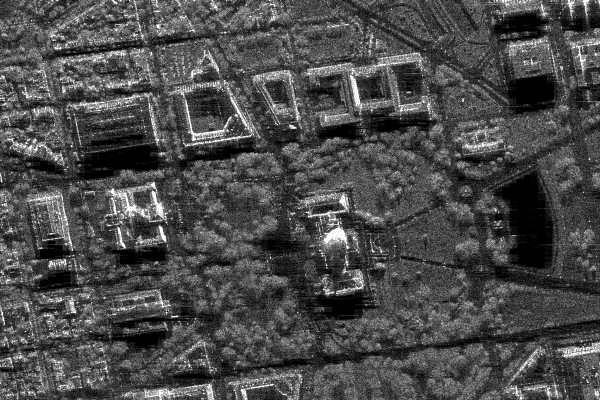
#> input picture Lab_1/sar_1_gray.jpg, 600 x 400 px
$ jupyter execute Lab_1.ipynb
#> lines starting #> are read from the running program, lines starting #| are printed output that depends on the picture; after the words box and inside, x2 and y2 are one past the last pixel; in counts of white or black regions, pixels touching at a corner belong together; long printed decimals are rounded
[cell 1]
# 1. Загрузите изображение в оттенках серого sar_1_gray.jpg.
# 2. постройте гистограмму
# 3. реализуйте алгоритм гамма коррекции с параметром гамма <1, >1.
# 4. Сравните исходное изображение, скорректированное при помощи гамма-фильтра. MSE, SSIM.
# 5. реализуйте алгоритм статистической цветокоррекции на основе статистики eq_gray.
# 6. Протестируйте работу алгоритмов пороговой фильтрации с различными параметрами.
# Для каждого решения - напечатайте результат

1. Загрузите изображение в оттенках серого sar_1_gray.jpg.

[cell 2]
import cv2 as cv
import matplotlib.pyplot as plt

image = cv.imread('sar_1_gray.jpg', cv.IMREAD_GRAYSCALE)
#> image is the input picture: shape (400, 600); min 0, max 255, mean 74.9
plt.imshow(image, cmap='gray')
plt.show()

2. постройте гистограмму

[cell 3]
hist = cv.calcHist([image], [0], None, [256], [0, 256])
#> hist = 256 values, max 3786 at index 1, min 40 at index 251, mean 937.5
hist = hist.flatten()
plt.plot(hist)
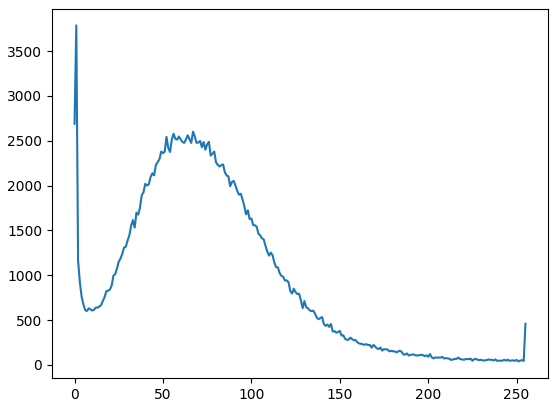
#> figure drawn by matplotlib, 1 panel; curve peaks at x = 1, y = 3786

3. реализуйте алгоритм гамма коррекции с параметром гамма <1, >1.

[cell 4]
import numpy as np
max_intensity = np.max(image)
#> max_intensity = 255
gamma = 1.1
image_gamma_corrected = np.array(max_intensity*(image / max_intensity) ** (1 / gamma), dtype = 'uint8')
plt.imshow(image_gamma_corrected, cmap='gray')
plt.show()

4. Сравните исходное изображение, скорректированное при помощи гамма-фильтра. MSE, SSIM.

[cell 5]
from skimage.metrics import structural_similarity, mean_squared_error

mse = mean_squared_error(image, image_gamma_corrected)
#> mse = 52.22
print("MSE: {}".format(mse))
#| MSE: 52.224

(ssim, diff) = structural_similarity(image, image_gamma_corrected, full=True)
#> ssim = 0.993
diff = (diff * 255).astype("uint8")
print("SSIM: {}".format(ssim))
#| SSIM: 0.9929
plt.imshow(diff, cmap='gray')
plt.show()

5. реализуйте алгоритм статистической цветокоррекции на основе статистики eq_gray.

[cell 6]
hist_norm = hist / image.size
#> hist_norm = 256 values, max 0.0158 at index 1, min 0.000167 at index 251, mean 0.00391
cdf = hist_norm.cumsum()
#> cdf = 256 values from 0.0112 to 1
cdf_scaled = np.uint8(255 * cdf)
#> cdf_scaled = 256 values from 2 to 255
image_eq = cdf_scaled[image]
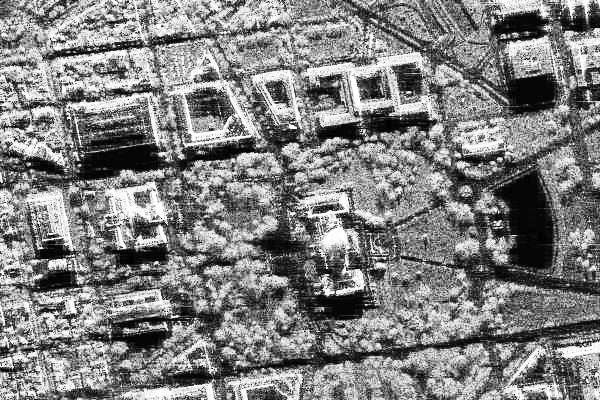
#> image_eq: shape (400, 600); min 2, max 255, mean 127.9
plt.imshow(image_eq, cmap='gray')
plt.show()
eq_hist = cv.calcHist([image_eq], [0], None, [256], [0, 256])
#> eq_hist = 256 values, max 3786 at index 6, min 0 at index 0, mean 937.5
plt.plot(eq_hist)
plt.show()
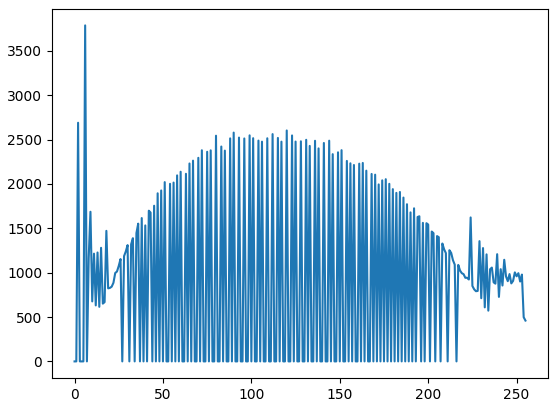
#> figure drawn by matplotlib, 1 panel; curve peaks at x = 6, y = 3786

levels = np.arange(256)
srcMean = np.sum(levels * hist.flatten()) / image.size
#> srcMean = 74.94
srcStd = np.sqrt(np.sum(hist.flatten() * (levels - srcMean) ** 2) / image.size)
#> srcStd = 43.66
eqMean = np.sum(levels * eq_hist.flatten()) / image.size
#> eqMean = 127.9
eqStd = np.sqrt(np.sum(eq_hist.flatten() * (levels - eqMean) ** 2) / image.size)
#> eqStd = 73.47
image_stat_corr = np.clip((image - srcMean) * (eqStd / srcStd) + eqMean, 0, 255).astype('uint8')
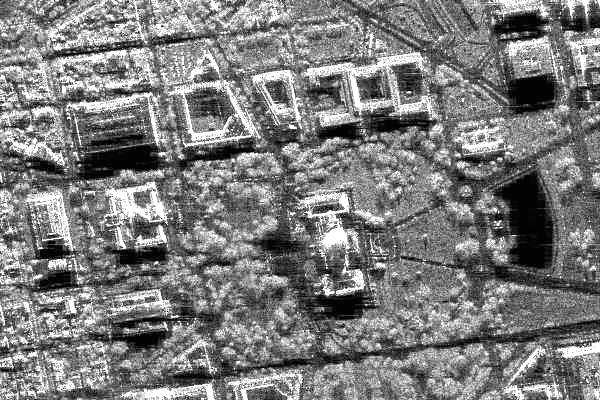
#> image_stat_corr: shape (400, 600); min 1, max 255, mean 124.1
plt.imshow(image_stat_corr, cmap='gray')
plt.show()

6. Протестируйте работу алгоритмов пороговой фильтрации с различными параметрами.

[cell 7]
ret, image_thresh = cv.threshold(image, 127, 255, cv.THRESH_BINARY)
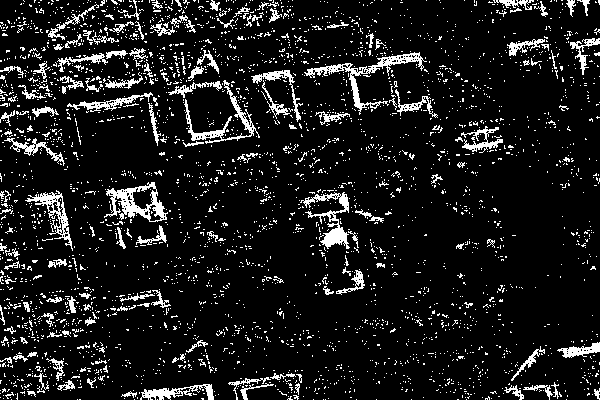
#> image_thresh: shape (400, 600); 10.4% white in thin lines or dots
plt.imshow(image_thresh, cmap='gray')
ret

[cell 8]
ret, image_thresh = cv.threshold(image, 55, 255, cv.THRESH_BINARY)
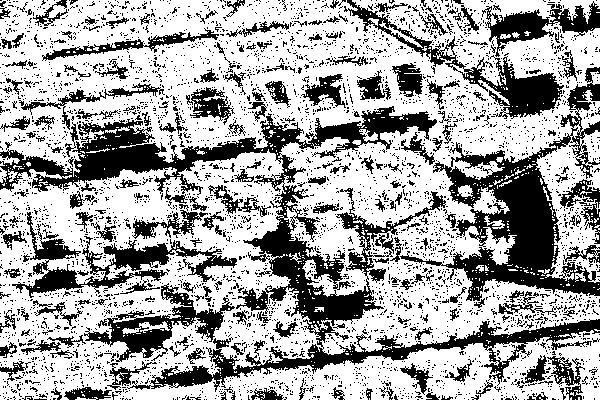
#> image_thresh: shape (400, 600); 65.4% white; 4141 black regions (3920 under 20 px), largest, box (x1, y1, x2, y2) and area: (0, 106, 600, 392) 24602, (400, 67, 600, 301) 11951, (12, 212, 237, 298) 4435
plt.imshow(image_thresh, cmap='gray')
ret

[cell 9]
ret, image_thresh = cv.threshold(image, 200, 255, cv.THRESH_BINARY)
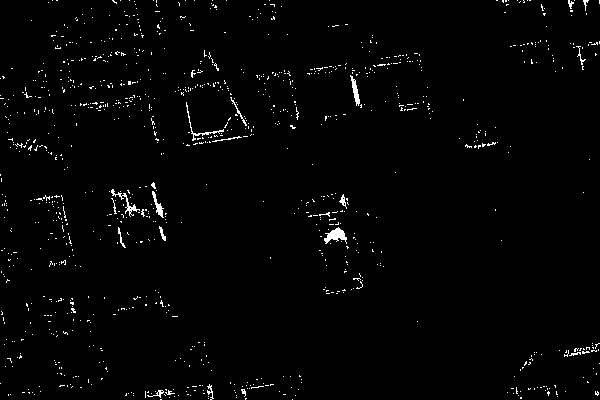
#> image_thresh: shape (400, 600); 1.6% white in thin lines or dots
plt.imshow(image_thresh, cmap='gray')
ret

[cell 10]
ret, image_thresh = cv.threshold(image, 7, 255, cv.THRESH_BINARY)
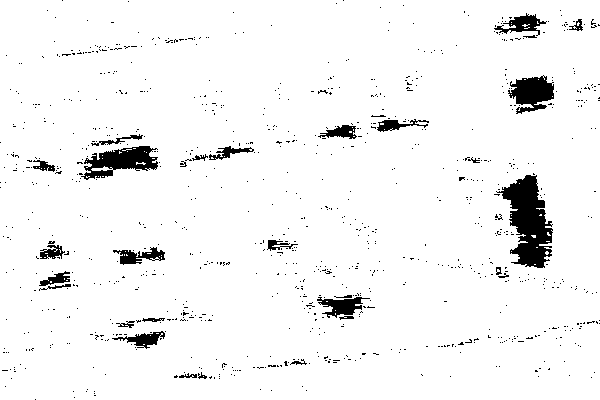
#> image_thresh: shape (400, 600); 95.3% white; 943 black regions (911 under 20 px), largest, box (x1, y1, x2, y2) and area: (496, 175, 553, 268) 2795, (81, 146, 158, 180) 1382, (508, 75, 554, 114) 1098
plt.imshow(image_thresh, cmap='gray')
ret
